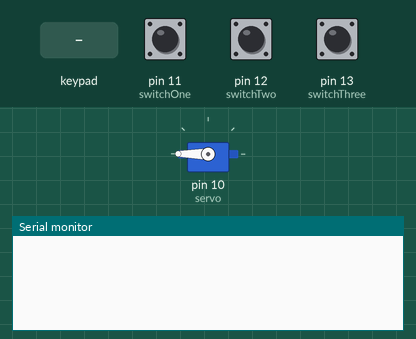
The sketch below on a simulated Arduino Uno, built with avr-gcc and run on an emulated ATmega328P. Shown: servo, the last lines printed to the serial monitor. The inputs (shaded band) are chosen by the test bench; at power-on: pin 11 (switchOne) HIGH, pin 12 (switchTwo) HIGH, pin 13 (switchThree) HIGH.

Above: at 1.2 s.
1.3 s: key '1' pressed
At 2.5 s:
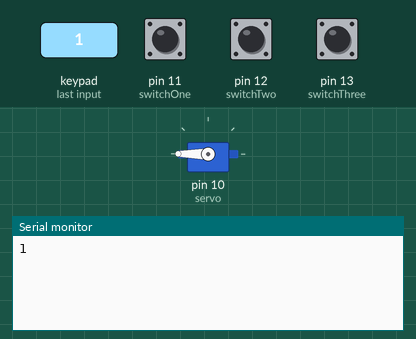
2.8 s: keypad keys 2 4 2 4 # pressed 0.4 s apart
At 5.1 s:
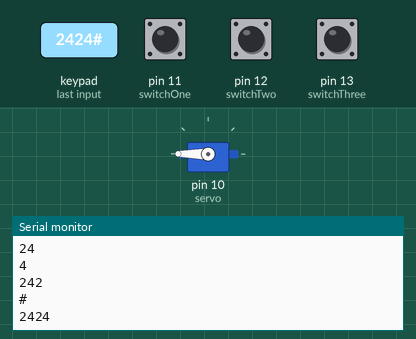
6.3 s: key '3' pressed
At 6.8 s:
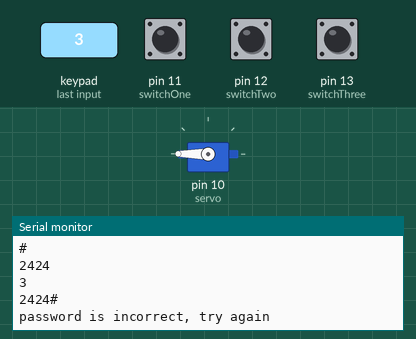
7.8 s: keypad keys 2 4 2 4 * pressed 0.4 s apart
At 9.8 s:
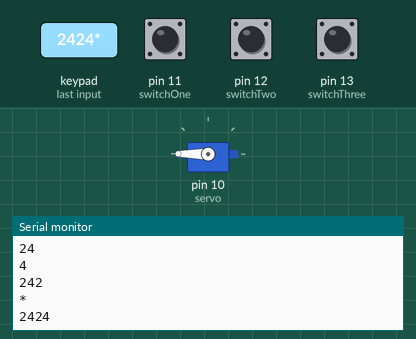
11.3 s: key 'A' pressed
At 12.5 s:
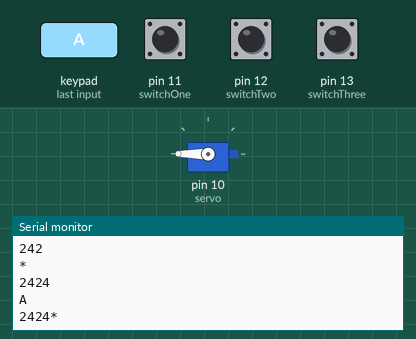
12.8 s: keypad keys 2 4 2 4 pressed 0.4 s apart
At 14.8 s:
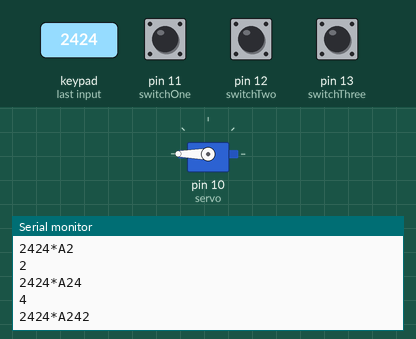
Timing chart, 0 to 16.3 s (numbered marks = the images above; inputs shaded):
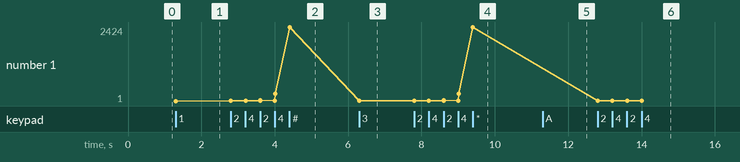

The sketch:

530_Arduino.ino
```cpp
#include <Servo.h>
#include <Keypad.h>

Servo servo;

//set up pin numbers
const int ROW_NUM = 4; //four rows
const int COLUMN_NUM = 4; //three columns

int switchThree = 13;
int switchTwo = 12;
int switchOne = 11;


//set up keypad arrray
char keys[ROW_NUM][COLUMN_NUM] = {
  {'1','2','3','A'},
  {'4','5','6','B'},
  {'7','8','9','C'},
  {'*','0','#','D'}
};

byte pin_rows[ROW_NUM] = {9, 8, 7, 6}; //connect to the row pinouts of the keypad
byte pin_column[COLUMN_NUM] = {5, 4, 3, 2}; //connect to the column pinouts of the keypad

Keypad keypad = Keypad( makeKeymap(keys), pin_rows, pin_column, ROW_NUM, COLUMN_NUM );


String password = "2424"; // change your password here
String inputPassword;


void setup(){
  Serial.begin(9600);
  inputPassword.reserve(32); // maximum input characters is 33, change if needed

  //set up pinmodes for 3 toggle switches
  pinMode(switchThree, INPUT_PULLUP);
  pinMode(switchTwo, INPUT_PULLUP);
  pinMode(switchOne, INPUT_PULLUP);

  //set servo angle
  servo.attach(10);
  servo.write(270);
}

void loop(){
  char key = keypad.getKey();

  //flag variables to detect if toggle swith is on/off  1 = on, 0 = off
  int three = digitalRead(switchThree);
  int two = digitalRead(switchTwo);
  int one = digitalRead(switchOne);


  if (key){
    Serial.println(key);

    Serial.println(inputPassword);
    //if user presses '1' key, reset password
    if(key == '1')
    {
      inputPassword = ""; // clear input password
    }
    //'3' key is an enter key
    //after user believes they've entered the correct pw, they press 3
    else if(key == '3') {
      //check if user's pw matches with ide's pw
      if(password == inputPassword)
      {
        //check if switches are correct
        //change toggle switch settings here
        if (three == 1 && two == 1 && one == 0)
        {
          //unlock servo
          servo.write(90);
        }

      }else
      {
        Serial.println("password is incorrect, try again");
      }

      inputPassword = ""; //clear input password
    }else
    {
      inputPassword += key; //append new character to input password string
    }
  }
}
```

Measured:
- after the input at 1.3 s, the serial monitor: prints a new line at once (image 1)
- after the input at 2.8 s, the serial monitor: prints a new line at once (image 2)
- after the input at 6.3 s, the serial monitor: prints a new line at once (image 3)
- after the input at 7.8 s, the serial monitor: prints a new line at once (image 4)
- after the input at 11.3 s, the serial monitor: prints a new line at once (image 5)
- after the input at 12.8 s, the serial monitor: prints a new line at once (image 6)
- plotted number 1: 1 → 2424 after the input at 2.8 s, 2424 → 3 after the input at 6.3 s, 2424 → 4 after the input at 12.8 s
